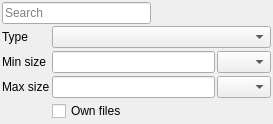
<?xml version="1.0" encoding="UTF-8"?>
<ui version="4.0">
 <class>SearchDock</class>
 <widget class="QDockWidget" name="SearchDock">
  <property name="windowModality">
   <enum>Qt::NonModal</enum>
  </property>
  <property name="geometry">
   <rect>
    <x>0</x>
    <y>0</y>
    <width>273</width>
    <height>124</height>
   </rect>
  </property>
  <property name="maximumSize">
   <size>
    <width>524287</width>
    <height>124</height>
   </size>
  </property>
  <property name="features">
   <set>QDockWidget::DockWidgetFloatable|QDockWidget::DockWidgetMovable|QDockWidget::DockWidgetVerticalTitleBar</set>
  </property>
  <property name="windowTitle">
   <string>Search</string>
  </property>
  <widget class="QWidget" name="dockWidgetContents">
   <layout class="QVBoxLayout" name="verticalLayout">
    <property name="spacing">
     <number>2</number>
    </property>
    <property name="leftMargin">
     <number>2</number>
    </property>
    <property name="topMargin">
     <number>2</number>
    </property>
    <property name="rightMargin">
     <number>2</number>
    </property>
    <property name="bottomMargin">
     <number>2</number>
    </property>
    <item>
     <layout class="QHBoxLayout" name="laySearch">
      <property name="spacing">
       <number>0</number>
      </property>
      <item>
       <widget class="QLineEdit" name="txtSearch">
        <property name="sizePolicy">
         <sizepolicy hsizetype="Expanding" vsizetype="Fixed">
          <horstretch>0</horstretch>
          <verstretch>0</verstretch>
         </sizepolicy>
        </property>
        <property name="minimumSize">
         <size>
          <width>30</width>
          <height>0</height>
         </size>
        </property>
        <property name="placeholderText">
         <string>Search</string>
        </property>
       </widget>
      </item>
      <item>
       <widget class="QPushButton" name="butSearch">
        <property name="sizePolicy">
         <sizepolicy hsizetype="Minimum" vsizetype="Fixed">
          <horstretch>0</horstretch>
          <verstretch>0</verstretch>
         </sizepolicy>
        </property>
        <property name="toolTip">
         <string>Search among other peers &lt;ENTER&gt;</string>
        </property>
        <property name="text">
         <string/>
        </property>
        <property name="icon">
         <iconset resource="../ressources.qrc">
          <normaloff>:/icons/ressources/zoom.png</normaloff>:/icons/ressources/zoom.png</iconset>
        </property>
        <property name="flat">
         <bool>true</bool>
        </property>
       </widget>
      </item>
      <item>
       <widget class="QPushButton" name="butClear">
        <property name="toolTip">
         <string>Clear fields</string>
        </property>
        <property name="text">
         <string/>
        </property>
        <property name="icon">
         <iconset resource="../ressources.qrc">
          <normaloff>:/icons/ressources/clear_fields.png</normaloff>:/icons/ressources/clear_fields.png</iconset>
        </property>
        <property name="checkable">
         <bool>false</bool>
        </property>
        <property name="flat">
         <bool>true</bool>
        </property>
       </widget>
      </item>
      <item>
       <widget class="QPushButton" name="butAdvanced">
        <property name="text">
         <string/>
        </property>
        <property name="icon">
         <iconset resource="../ressources.qrc">
          <normaloff>:/icons/ressources/plus.png</normaloff>:/icons/ressources/plus.png</iconset>
        </property>
        <property name="checkable">
         <bool>true</bool>
        </property>
        <property name="flat">
         <bool>true</bool>
        </property>
       </widget>
      </item>
     </layout>
    </item>
    <item>
     <widget class="QWidget" name="advancedOptions" native="true">
      <layout class="QGridLayout" name="gridLayout">
       <property name="leftMargin">
        <number>0</number>
       </property>
       <property name="topMargin">
        <number>0</number>
       </property>
       <property name="rightMargin">
        <number>0</number>
       </property>
       <property name="bottomMargin">
        <number>0</number>
       </property>
       <property name="horizontalSpacing">
        <number>2</number>
       </property>
       <property name="verticalSpacing">
        <number>3</number>
       </property>
       <item row="0" column="1">
        <widget class="QComboBox" name="cmbType"/>
       </item>
       <item row="2" column="1">
        <layout class="QHBoxLayout" name="layMaxSize">
         <property name="spacing">
          <number>2</number>
         </property>
         <item>
          <widget class="QLineEdit" name="txtMaxSize"/>
         </item>
         <item>
          <widget class="QComboBox" name="cmbMaxSize">
           <property name="editable">
            <bool>false</bool>
           </property>
           <property name="sizeAdjustPolicy">
            <enum>QComboBox::AdjustToMinimumContentsLength</enum>
           </property>
           <property name="minimumContentsLength">
            <number>3</number>
           </property>
          </widget>
         </item>
        </layout>
       </item>
       <item row="3" column="1">
        <widget class="QCheckBox" name="chkOwnFiles">
         <property name="text">
          <string>Own files</string>
         </property>
        </widget>
       </item>
       <item row="0" column="0">
        <widget class="QLabel" name="lblType">
         <property name="text">
          <string>Type</string>
         </property>
        </widget>
       </item>
       <item row="1" column="0">
        <widget class="QLabel" name="lblMinSize">
         <property name="text">
          <string>Min size</string>
         </property>
        </widget>
       </item>
       <item row="2" column="0">
        <widget class="QLabel" name="lblMaxSize">
         <property name="text">
          <string>Max size</string>
         </property>
        </widget>
       </item>
       <item row="1" column="1">
        <layout class="QHBoxLayout" name="layMinSize">
         <property name="spacing">
          <number>2</number>
         </property>
         <item>
          <widget class="QLineEdit" name="txtMinSize"/>
         </item>
         <item>
          <widget class="QComboBox" name="cmbMinSize">
           <property name="sizeAdjustPolicy">
            <enum>QComboBox::AdjustToMinimumContentsLength</enum>
           </property>
           <property name="minimumContentsLength">
            <number>3</number>
           </property>
          </widget>
         </item>
        </layout>
       </item>
      </layout>
     </widget>
    </item>
    <item>
     <spacer name="verticalSpacer">
      <property name="orientation">
       <enum>Qt::Vertical</enum>
      </property>
      <property name="sizeType">
       <enum>QSizePolicy::MinimumExpanding</enum>
      </property>
      <property name="sizeHint" stdset="0">
       <size>
        <width>0</width>
        <height>0</height>
       </size>
      </property>
     </spacer>
    </item>
   </layout>
  </widget>
 </widget>
 <tabstops>
  <tabstop>txtSearch</tabstop>
  <tabstop>butSearch</tabstop>
  <tabstop>butClear</tabstop>
  <tabstop>butAdvanced</tabstop>
  <tabstop>cmbType</tabstop>
  <tabstop>txtMinSize</tabstop>
  <tabstop>cmbMinSize</tabstop>
  <tabstop>txtMaxSize</tabstop>
  <tabstop>cmbMaxSize</tabstop>
  <tabstop>chkOwnFiles</tabstop>
 </tabstops>
 <resources>
  <include location="../ressources.qrc"/>
 </resources>
 <connections/>
</ui>
